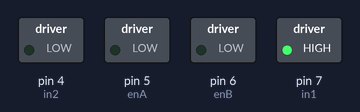
Recording of a sketch running on a simulated Arduino Uno, built with avr-gcc and run on an emulated ATmega328P. Parts: switched loads named in the sketch (green lamp = pin HIGH).

Above: at 0.05 s.
At 1.0 s:
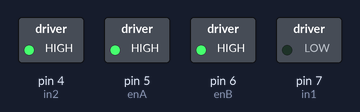
At 1.45 s:
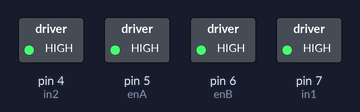
At 1.95 s:
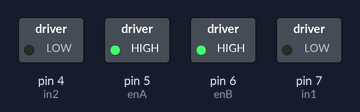
Timing chart, 0 to 3.0 s (numbered marks = the images above):
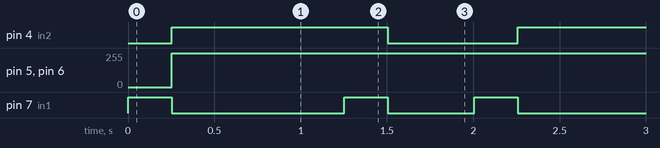

Measured:
- by itself, pin 4 (in2): alternates HIGH for 1.3 s and LOW for 0.75 s
- by itself, pin 5 (enA), pin 6 (enB): 0/255 → 255/255 at 0.25 s
- by itself, pin 7 (in1): repeats every 2.0 s: LOW 1.0 s, HIGH 0.25 s, LOW 0.50 s, HIGH 0.25 s

The sketch:

makeblock_mBot_code_1.ino
```cpp
//Motor driver
#define enA 5
#define enB 6
#define in1 7
#define in2 4


void setup() {
  // put your setup code here, to run once:

  pinMode(enA, OUTPUT);
  pinMode(enB, OUTPUT);
  pinMode(in1, OUTPUT);
  pinMode(in2, OUTPUT);

  digitalWrite(enA, LOW);
  digitalWrite(enB, LOW);
  digitalWrite(in1, LOW);
  digitalWrite(in2, LOW);

}

void loop() {

    forwardAssault(255, 1000);
    rotateRight(255, 500);
    forwardAssault(255, 1000);
    rotateRight(255, 500);
    forwardAssault(255, 1000);
    rotateRight(255, 500);
    forwardAssault(255, 1000);
    rotateRight(255, 500);
}

//Movement Functions
void forwardAssault (int velocity, int duration){
  accelerateForward();
  moveForward(velocity);
  delay(duration);
  //deAccelerate();
}
void reverseAssault (int velocity, int duration){
  accelerateReverse();
  moveReverse(velocity);
  delay(duration);
  //deAccelerate();
}
void rotateRight (int velocity, int duration){
  accelerateRight();
  moveRight(velocity);
  delay(duration);
  //deAccelerate();
}
void rotateLeft (int velocity, int duration){
  accelerateLeft();
  moveLeft(velocity);
  delay(duration);
  //deAccelerate();
}

//Core actuation functions
void moveReverse (int velocity){
  analogWrite(enA, velocity);
  analogWrite(enB, velocity);
  digitalWrite(in1, HIGH);
  digitalWrite(in2, LOW);
}
void moveForward (int velocity){
  analogWrite(enA, velocity);
  analogWrite(enB, velocity);
  digitalWrite(in1, LOW);
  digitalWrite(in2, HIGH);
}
void moveLeft (int velocity){
  analogWrite(enA, velocity);
  analogWrite(enB, velocity);
  digitalWrite(in1, HIGH);
  digitalWrite(in2, HIGH);
}
void moveRight (int velocity){
  analogWrite(enA, velocity);
  analogWrite(enB, velocity);
  digitalWrite(in1, LOW);
  digitalWrite(in2, LOW);
}
void deAccelerate (){
  for (int i=0; i<100; i = i+2.5){
    analogWrite(enA, 255-i);
    analogWrite(enB, 255-i);
    delay(5);
  }
  delay(500);
}
void accelerateForward (){
  for (int i=0; i<100; i = i+2.5){
    analogWrite(enA, i);
    analogWrite(enB, i);
    digitalWrite(in1, HIGH);
    digitalWrite(in2, LOW);
    delay(5);
  }
}
void accelerateReverse (){
  for (int i=0; i<100; i = i+2.5){
    analogWrite(enA, i);
    analogWrite(enB, i);
    digitalWrite(in1, LOW);
    digitalWrite(in2, HIGH);
    delay(5);
  }
}
void accelerateRight (){
  for (int i=0; i<100; i = i+2.5){
    analogWrite(enA, i);
    analogWrite(enB, i);
    digitalWrite(in1, HIGH);
    digitalWrite(in2, HIGH);
    delay(5);
  }
}
void accelerateLeft (){
  for (int i=0; i<100; i = i+2.5){
    analogWrite(enA, i);
    analogWrite(enB, i);
    digitalWrite(in1, LOW);
    digitalWrite(in2, LOW);
    delay(5);
  }
}
```
